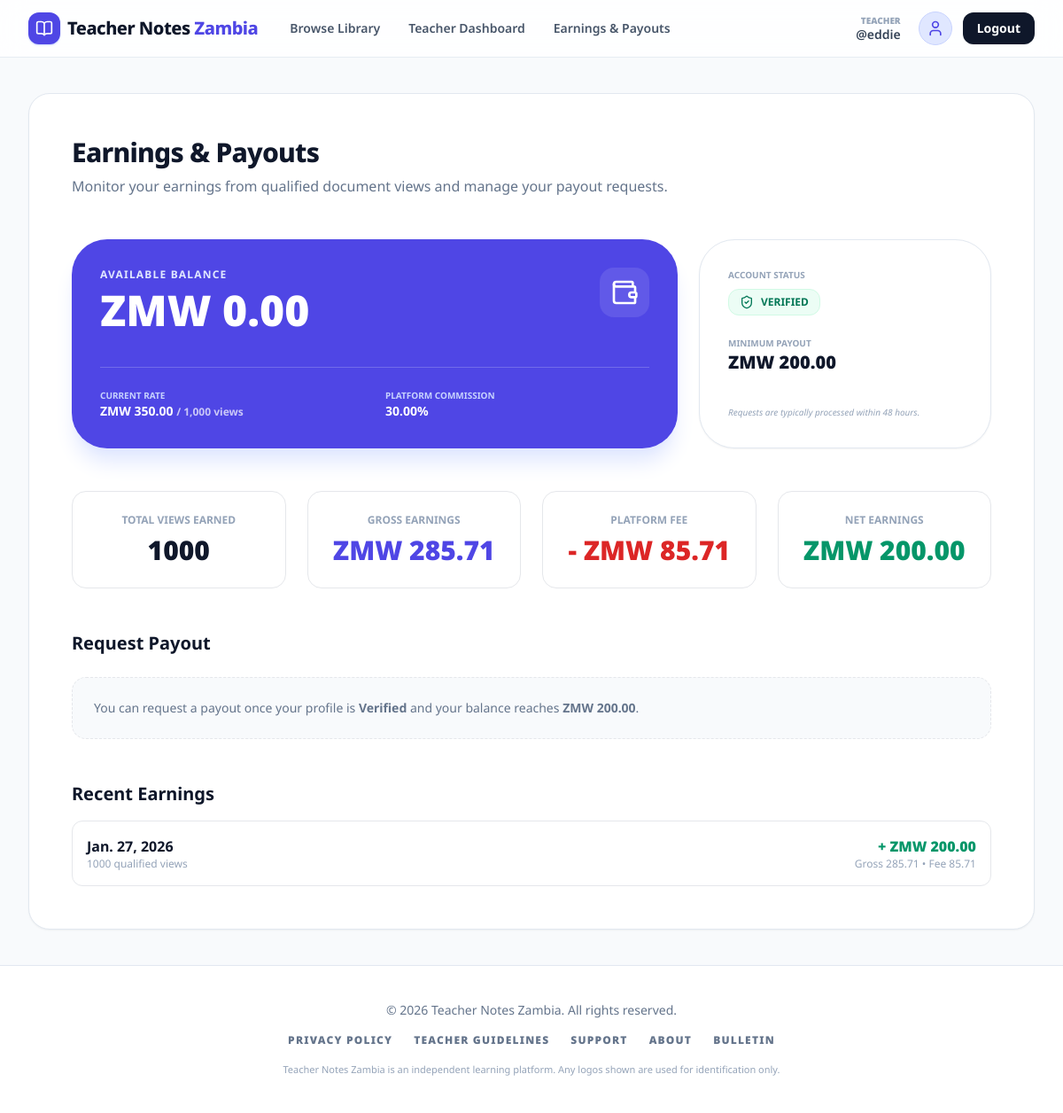
The page /payments/teacher/payouts/ (signed in) on the database its author committed.
### accounts/models.py (models this page shows, shortened)
class User(AbstractUser):
    class Role(models.TextChoices):
        TEACHER = "TEACHER", "Teacher"
        STUDENT = "STUDENT", "Student"
    role = models.CharField(max_length=20, choices=Role.choices, default=Role.STUDENT)
    phone = models.CharField(
        max_length=20,
        blank=True,
        null=True,
        validators=[
            RegexValidator(
                regex=r"^\+?\d{9,15}$",
                message="Phone number must be digits and can start with +. Example: +26097xxxxxxx",
            )
        ],
    )
    is_teacher_verified = models.BooleanField(default=False)

### payments/models.py (models this page shows, shortened)
class MonetizationSettings(models.Model):
    rate_per_1000_views = models.DecimalField(max_digits=12, decimal_places=2, default=Decimal("50.00"))
    platform_commission_percent = models.DecimalField(max_digits=5, decimal_places=2, default=Decimal("30.00"))
    minimum_payout = models.DecimalField(max_digits=12, decimal_places=2, default=Decimal("200.00"))
    updated_at = models.DateTimeField(auto_now=True)
    @classmethod
    def get_solo(cls):
        obj, _created = cls.objects.get_or_create(id=1)
        return obj

class EarningLedger(models.Model):
    teacher = models.ForeignKey(settings.AUTH_USER_MODEL, on_delete=models.CASCADE)
    date = models.DateField()
    qualified_views = models.PositiveIntegerField(default=0)
    gross_amount = models.DecimalField(max_digits=12, decimal_places=2, default=Decimal("0.00"))
    commission_amount = models.DecimalField(max_digits=12, decimal_places=2, default=Decimal("0.00"))
    net_amount = models.DecimalField(max_digits=12, decimal_places=2, default=Decimal("0.00"))
    created_at = models.DateTimeField(auto_now_add=True)
    class Meta:
        unique_together = ("teacher", "date")
        indexes = [models.Index(fields=["teacher", "date"])]

### payments/views.py (the view)
# urls.py: path("teacher/payouts/", views.teacher_payouts, name="teacher_payouts"),
@login_required
def teacher_payouts(request):
    if getattr(request.user, "role", None) != "TEACHER":
        raise Http404
    settings_obj = MonetizationSettings.get_solo()
    balance = get_available_balance(request.user)
    can_request = bool(request.user.is_teacher_verified) and balance >= settings_obj.minimum_payout
    ledger_totals = EarningLedger.objects.filter(teacher=request.user).aggregate(
        total_views=Sum("qualified_views"),
        total_gross=Sum("gross_amount"),
        total_commission=Sum("commission_amount"),
        total_net=Sum("net_amount"),
    )
    total_views = ledger_totals["total_views"] or 0
    total_gross = ledger_totals["total_gross"] or Decimal("0.00")
    total_commission = ledger_totals["total_commission"] or Decimal("0.00")
    total_net = ledger_totals["total_net"] or Decimal("0.00")
    if request.method == "POST":
        if not request.user.is_teacher_verified:
            messages.error(request, "You must be verified before requesting payouts.")
            return redirect("payments:teacher_payouts")
        form = PayoutRequestForm(request.POST)
        if form.is_valid():
            amount = form.cleaned_data["amount"]
            if amount < settings_obj.minimum_payout:
                form.add_error("amount", f"Minimum payout is ZMW {settings_obj.minimum_payout}.")
            elif amount > balance:
                form.add_error("amount", f"Insufficient balance. Available: ZMW {balance}.")
            else:
                pr = form.save(commit=False)
                pr.teacher = request.user
                pr.status = PayoutRequest.Status.PENDING
                pr.save()
                messages.success(request, "Payout request submitted and pending admin approval.")
                return redirect("payments:teacher_payouts")
    else:
        form = PayoutRequestForm()
    payout_history = PayoutRequest.objects.filter(teacher=request.user).order_by("-requested_at")[:50]
    recent_earnings = EarningLedger.objects.filter(teacher=request.user).order_by("-date")[:30]
    return render(
        request,
        "payments/teacher_payouts.html",
        {
            "settings_obj": settings_obj,
            "balance": balance,
            "can_request": can_request,
            "form": form,
            "payout_history": payout_history,
            "recent_earnings": recent_earnings,
            "total_views": total_views,
            "total_gross": total_gross,
            "total_commission": total_commission,
            "total_net": total_net,
        },
    )

### payments/templates/payments/teacher_payouts.html (shortened to what this page needs)
{% extends "base.html" %}
{% block content %}
<div class="p-8 md:p-12 space-y-12 max-w-7xl mx-auto">
    <div class="space-y-2">
        <h2 class="text-3xl font-extrabold text-slate-900 tracking-tight">
            Earnings & Payouts
        </h2>
        <p class="text-slate-500">
            Monitor your earnings from qualified document views and manage your payout requests.
        </p>
    </div>
    <div class="grid grid-cols-1 md:grid-cols-3 gap-6">
        <div class="md:col-span-2 bg-indigo-600 rounded-[2.5rem] p-8 text-white shadow-xl shadow-indigo-100">
            <div class="flex justify-between items-start">
                <div>
                    <p class="text-indigo-100 text-xs font-bold uppercase tracking-widest">
                        Available Balance
                    </p>
                    <h3 class="text-5xl font-black mt-2">
                        ZMW {{ balance|floatformat:2 }}
                    </h3>
                </div>
                <div class="p-3 bg-white/10 rounded-2xl">
                    <i data-lucide="wallet" class="w-8 h-8"></i>
                </div>
            </div>
            <div class="mt-10 grid grid-cols-2 gap-6 border-t border-white/20 pt-6">
                <div>
                    <p class="text-indigo-200 text-[10px] font-bold uppercase">
                        Current Rate
                    </p>
                    <p class="text-sm font-bold">
                        ZMW {{ settings_obj.rate_per_1000_views|floatformat:2 }}
                        <span class="text-xs opacity-70"> / 1,000 views</span>
                    </p>
                </div>
                <div>
                    <p class="text-indigo-200 text-[10px] font-bold uppercase">
                        Platform Commission
                    </p>
                    <p class="text-sm font-bold">
                        {{ settings_obj.platform_commission_percent|floatformat:2 }}%
                    </p>
                </div>
            </div>
        </div>
        <div class="bg-white border border-slate-200 rounded-[2.5rem] p-8 shadow-sm flex flex-col justify-between">
            <div class="space-y-6">
                <div>
                    <p class="text-slate-400 text-[10px] font-bold uppercase mb-2">
                        Account Status
                    </p>
                    <span class="inline-flex items-center gap-2 px-3 py-1.5 rounded-xl border
                        {% if user.is_teacher_verified %}
                            bg-emerald-50 border-emerald-100 text-emerald-700
                        {% else %}
                            bg-amber-50 border-amber-100 text-amber-700
                        {% endif %}
                    ">
                        <i data-lucide="{% if user.is_teacher_verified %}shield-check{% else %}clock{% endif %}" class="w-4 h-4"></i>
                        <span class="text-xs font-bold uppercase">
                            {% if user.is_teacher_verified %}Verified{% else %}Pending{% endif %}
                        </span>
                    </span>
                </div>
                <div>
                    <p class="text-slate-400 text-[10px] font-bold uppercase">
                        Minimum Payout
                    </p>
                    <p class="text-xl font-black text-slate-900">
                        ZMW {{ settings_obj.minimum_payout|floatformat:2 }}
                    </p>
                </div>
            </div>
            <p class="text-[10px] text-slate-400 italic mt-6">
                Requests are typically processed within 48 hours.
            </p>
        </div>
    </div>
    <div class="grid grid-cols-1 md:grid-cols-4 gap-6">
        <div class="bg-white border rounded-2xl p-6 text-center">
            <p class="text-xs font-bold uppercase text-slate-400">Total Views Earned</p>
            <p class="text-3xl font-black text-slate-900 mt-2">
                {{ total_views }}
            </p>
        </div>
        <div class="bg-white border rounded-2xl p-6 text-center">
            <p class="text-xs font-bold uppercase text-slate-400">Gross Earnings</p>
            <p class="text-3xl font-black text-indigo-600 mt-2">
                ZMW {{ total_gross|floatformat:2 }}
            </p>
        </div>
        <div class="bg-white border rounded-2xl p-6 text-center">
            <p class="text-xs font-bold uppercase text-slate-400">Platform Fee</p>
            <p class="text-3xl font-black text-red-600 mt-2">
                - ZMW {{ total_commission|floatformat:2 }}
            </p>
        </div>
        <div class="bg-white border rounded-2xl p-6 text-center">
            <p class="text-xs font-bold uppercase text-slate-400">Net Earnings</p>
            <p class="text-3xl font-black text-emerald-600 mt-2">
                ZMW {{ total_net|floatformat:2 }}
            </p>
        </div>
    </div>
    <div class="space-y-6">
        <h3 class="text-xl font-bold text-slate-900">Request Payout</h3>
        {% if can_request %}
            <form method="post" class="bg-white border rounded-2xl p-6 space-y-4 max-w-md">
                {% csrf_token %}
                <div>
                    <label class="block text-sm font-bold text-slate-700 mb-2">Amount (ZMW)</label>
                    {{ form.amount }}
                </div>
                <button class="w-full bg-slate-900 text-white py-3 rounded-xl font-bold hover:bg-indigo-600 transition">
                    Submit Request
                </button>
            </form>
        {% else %}
            <div class="bg-slate-50 border border-dashed rounded-2xl p-6 text-sm text-slate-500">
                You can request a payout once your profile is <b>Verified</b> and your balance
                reaches <b>ZMW {{ settings_obj.minimum_payout|floatformat:2 }}</b>.
            </div>
        {% endif %}
    </div>
    <div class="space-y-4">
        <h3 class="text-xl font-bold text-slate-900">Recent Earnings</h3>
        {% if recent_earnings %}
            {% for e in recent_earnings %}
                <div class="bg-white border rounded-xl p-4 flex justify-between items-center">
                    <div>
                        <p class="font-bold text-slate-900">{{ e.date }}</p>
                        <p class="text-xs text-slate-400">
                            {{ e.qualified_views }} qualified views
                        </p>
                    </div>
                    <div class="text-right">
                        <p class="text-emerald-600 font-black">
                            + ZMW {{ e.net_amount|floatformat:2 }}
                        </p>
                        <p class="text-xs text-slate-400">
                            Gross {{ e.gross_amount|floatformat:2 }} • Fee {{ e.commission_amount|floatformat:2 }}
                        </p>
                    </div>
                </div>
            {% endfor %}
        {% else %}
            <p class="text-sm text-slate-400 italic">No earnings calculated yet.</p>
        {% endif %}
    </div>
</div>
{% endblock %}

### templates/base.html (shortened to what this page needs)
{% load static %}
<!DOCTYPE html>
<html lang="en" class="h-full bg-slate-50">
<head>
  <script src="https://cdn.tailwindcss.com"></script>
</head>
<body class="h-full text-slate-900">
  <div class="min-h-full flex flex-col">
<nav class="glass-nav sticky top-0 z-50 border-b border-slate-200/80">
  <div class="mx-auto max-w-7xl px-4 sm:px-6 lg:px-8">
    <div class="flex h-16 items-center justify-between gap-4">
      <div class="flex items-center gap-6">
        <a href="{% url 'content:home' %}" class="flex items-center gap-2 group">
          <div class="bg-indigo-600 p-2 rounded-xl text-white group-hover:bg-indigo-700 transition-colors shadow-sm shadow-indigo-200">
            <i data-lucide="book-open" class="w-5 h-5" aria-hidden="true"></i>
          </div>
          <span class="text-lg sm:text-xl font-extrabold tracking-tight">
            Teacher Notes <span class="text-indigo-600">Zambia</span>
          </span>
        </a>
        <div class="hidden md:flex items-center gap-2">
          <a href="{% url 'content:browse' %}" class="px-3 py-2 text-sm font-semibold text-slate-600 hover:text-indigo-600 rounded-xl hover:bg-indigo-50 transition">
            Browse Library
          </a>
          {% if user.is_authenticated and user.role == "TEACHER" %}
            <a href="{% url 'content:teacher_dashboard' %}" class="px-3 py-2 text-sm font-semibold text-slate-600 hover:text-indigo-600 rounded-xl hover:bg-indigo-50 transition">
              Teacher Dashboard
            </a>
            <a href="{% url 'payments:teacher_payouts' %}" class="px-3 py-2 text-sm font-semibold text-slate-600 hover:text-indigo-600 rounded-xl hover:bg-indigo-50 transition">
              Earnings & Payouts
            </a>
          {% endif %}
        </div>
      </div>
      <div class="flex items-center gap-2 sm:gap-3">
        {% if user.is_authenticated %}
          <div class="hidden md:flex flex-col items-end mr-2 text-right">
            <span class="text-[10px] font-black uppercase text-slate-400 leading-none mb-1">
              {{ user.role|default:"User" }}
            </span>
            <span class="text-sm font-semibold text-slate-700 leading-none">@{{ user.username }}</span>
          </div>
          <span class="hidden sm:inline-flex items-center justify-center rounded-full bg-indigo-100 p-2 text-indigo-600 border border-indigo-200">
            <i data-lucide="user" class="w-5 h-5" aria-hidden="true"></i>
          </span>
          <form method="post" action="{% url 'accounts:logout' %}" class="hidden md:inline">
            <button
              type="submit"
              class="px-4 py-2 rounded-xl text-sm font-bold bg-slate-900 text-white hover:bg-indigo-600 transition shadow-sm"
              aria-label="Logout"
            >
              Logout
            </button>
          </form>
        {% endif %}
      </div>
    </div>
  </div>
</nav>
    <main class="py-8 sm:py-10 flex-1">
      <div class="mx-auto max-w-7xl px-4 sm:px-6 lg:px-8">
        <div class="bg-white rounded-3xl border border-slate-200 shadow-sm overflow-hidden">
          {% block content %}{% endblock %}
        </div>
      </div>
    </main>
    <footer class="py-10 border-t border-slate-200 bg-white">
      <div class="mx-auto max-w-7xl px-4 text-center space-y-4">
        <p class="text-sm text-slate-500">
          &copy; {% now "Y" %} Teacher Notes Zambia. All rights reserved.
        </p>
        <div class="flex flex-wrap justify-center gap-x-6 gap-y-2">
          <a href="{% url 'pages:privacy' %}" class="text-xs font-black uppercase tracking-widest text-slate-500 hover:text-indigo-600 transition">
            Privacy Policy
          </a>
          <a href="{% url 'pages:teacher_guidelines' %}" class="text-xs font-black uppercase tracking-widest text-slate-500 hover:text-indigo-600 transition">
            Teacher Guidelines
          </a>
          <a href="{% url 'pages:support' %}" class="text-xs font-black uppercase tracking-widest text-slate-500 hover:text-indigo-600 transition">
            Support
          </a>
          <a href="{% url 'pages:about' %}" class="text-xs font-black uppercase tracking-widest text-slate-500 hover:text-indigo-600 transition">
            About
          </a>
          <a href="{% url 'bulletin:home' %}" class="text-xs font-black uppercase tracking-widest text-slate-500 hover:text-indigo-600 transition">Bulletin</a>
        </div>
        <p class="text-[11px] text-slate-400 max-w-2xl mx-auto leading-relaxed">
          Teacher Notes Zambia is an independent learning platform. Any logos shown are used for identification only.
        </p>
      </div>
    </footer>
  </div>
</body>
</html>

### rows shown on the page
User: role "TEACHER", username "eddie"
MonetizationSettings: rate_per_1000_views "350.00", platform_commission_percent "30.00", minimum_payout "200.00"
EarningLedger: date "Jan. 27, 2026", qualified_views "1000", net_amount "200.00", gross_amount "285.71", commission_amount "85.71"

### other values the page prints
{{ balance|floatformat:2 }} "0.00"
{{ total_views }} "1000"
{{ total_gross|floatformat:2 }} "285.71"
{{ total_commission|floatformat:2 }} "85.71"
{{ total_net|floatformat:2 }} "200.00"
